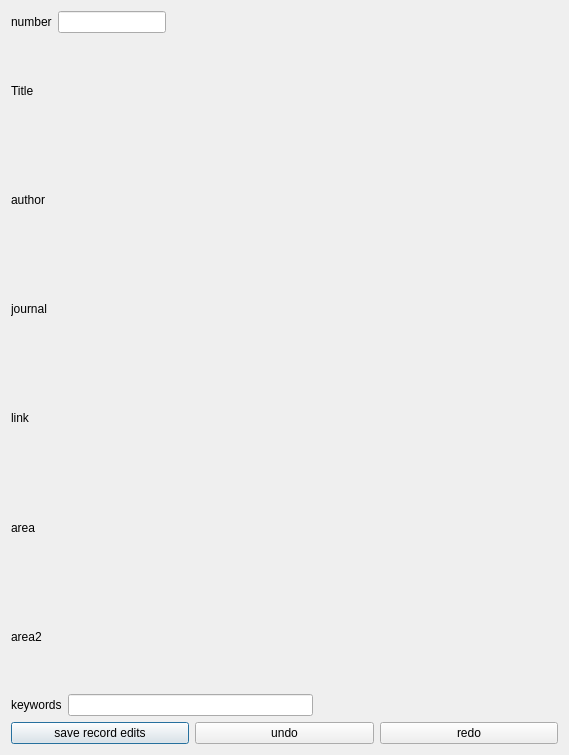
<?xml version="1.0" encoding="UTF-8"?>
<ui version="4.0">
 <class>Dialog</class>
 <widget class="QDialog" name="Dialog">
  <property name="geometry">
   <rect>
    <x>0</x>
    <y>0</y>
    <width>569</width>
    <height>755</height>
   </rect>
  </property>
  <property name="windowTitle">
   <string>Dialog</string>
  </property>
  <layout class="QVBoxLayout" name="verticalLayout">
   <item>
    <layout class="QHBoxLayout" name="horizontalLayout_8">
     <item>
      <widget class="QLabel" name="number_label">
       <property name="text">
        <string>number</string>
       </property>
      </widget>
     </item>
     <item>
      <widget class="QLineEdit" name="lineEdit">
       <property name="sizePolicy">
        <sizepolicy hsizetype="Minimum" vsizetype="Fixed">
         <horstretch>0</horstretch>
         <verstretch>0</verstretch>
        </sizepolicy>
       </property>
       <property name="acceptDrops">
        <bool>false</bool>
       </property>
      </widget>
     </item>
     <item>
      <spacer name="horizontalSpacer_8">
       <property name="orientation">
        <enum>Qt::Horizontal</enum>
       </property>
       <property name="sizeHint" stdset="0">
        <size>
         <width>40</width>
         <height>20</height>
        </size>
       </property>
      </spacer>
     </item>
    </layout>
   </item>
   <item>
    <layout class="QHBoxLayout" name="horizontalLayout_5">
     <item>
      <widget class="QLabel" name="title_label">
       <property name="text">
        <string>Title</string>
       </property>
      </widget>
     </item>
     <item>
      <spacer name="horizontalSpacer_7">
       <property name="orientation">
        <enum>Qt::Horizontal</enum>
       </property>
       <property name="sizeHint" stdset="0">
        <size>
         <width>40</width>
         <height>20</height>
        </size>
       </property>
      </spacer>
     </item>
    </layout>
   </item>
   <item>
    <layout class="QHBoxLayout" name="horizontalLayout_3">
     <item>
      <widget class="QLabel" name="author_label">
       <property name="text">
        <string>author</string>
       </property>
      </widget>
     </item>
     <item>
      <spacer name="horizontalSpacer_6">
       <property name="orientation">
        <enum>Qt::Horizontal</enum>
       </property>
       <property name="sizeHint" stdset="0">
        <size>
         <width>40</width>
         <height>20</height>
        </size>
       </property>
      </spacer>
     </item>
    </layout>
   </item>
   <item>
    <layout class="QHBoxLayout" name="horizontalLayout_4">
     <item>
      <widget class="QLabel" name="journal_label">
       <property name="text">
        <string>journal</string>
       </property>
      </widget>
     </item>
     <item>
      <spacer name="horizontalSpacer_5">
       <property name="orientation">
        <enum>Qt::Horizontal</enum>
       </property>
       <property name="sizeHint" stdset="0">
        <size>
         <width>40</width>
         <height>20</height>
        </size>
       </property>
      </spacer>
     </item>
    </layout>
   </item>
   <item>
    <layout class="QHBoxLayout" name="horizontalLayout_2">
     <item>
      <widget class="QLabel" name="link_label">
       <property name="text">
        <string>link</string>
       </property>
      </widget>
     </item>
     <item>
      <spacer name="horizontalSpacer_4">
       <property name="orientation">
        <enum>Qt::Horizontal</enum>
       </property>
       <property name="sizeHint" stdset="0">
        <size>
         <width>40</width>
         <height>20</height>
        </size>
       </property>
      </spacer>
     </item>
    </layout>
   </item>
   <item>
    <layout class="QHBoxLayout" name="horizontalLayout_6">
     <item>
      <widget class="QLabel" name="area_label">
       <property name="text">
        <string>area</string>
       </property>
      </widget>
     </item>
     <item>
      <spacer name="horizontalSpacer">
       <property name="orientation">
        <enum>Qt::Horizontal</enum>
       </property>
       <property name="sizeHint" stdset="0">
        <size>
         <width>40</width>
         <height>20</height>
        </size>
       </property>
      </spacer>
     </item>
    </layout>
   </item>
   <item>
    <layout class="QHBoxLayout" name="horizontalLayout_7">
     <item>
      <widget class="QLabel" name="area2_label">
       <property name="text">
        <string>area2</string>
       </property>
      </widget>
     </item>
     <item>
      <spacer name="horizontalSpacer_2">
       <property name="orientation">
        <enum>Qt::Horizontal</enum>
       </property>
       <property name="sizeHint" stdset="0">
        <size>
         <width>40</width>
         <height>20</height>
        </size>
       </property>
      </spacer>
     </item>
    </layout>
   </item>
   <item>
    <layout class="QHBoxLayout" name="horizontalLayout">
     <item>
      <widget class="QLabel" name="keywords_label">
       <property name="text">
        <string>keywords</string>
       </property>
      </widget>
     </item>
     <item>
      <widget class="QLineEdit" name="keywords"/>
     </item>
     <item>
      <spacer name="horizontalSpacer_3">
       <property name="orientation">
        <enum>Qt::Horizontal</enum>
       </property>
       <property name="sizeHint" stdset="0">
        <size>
         <width>40</width>
         <height>20</height>
        </size>
       </property>
      </spacer>
     </item>
    </layout>
   </item>
   <item>
    <layout class="QHBoxLayout" name="horizontalLayout_9">
     <item>
      <widget class="QPushButton" name="save_record_edits_Button">
       <property name="text">
        <string>save record edits</string>
       </property>
      </widget>
     </item>
     <item>
      <widget class="QPushButton" name="undo_Button">
       <property name="text">
        <string>undo</string>
       </property>
      </widget>
     </item>
     <item>
      <widget class="QPushButton" name="redo_Button">
       <property name="text">
        <string>redo</string>
       </property>
      </widget>
     </item>
    </layout>
   </item>
  </layout>
 </widget>
 <resources/>
 <connections/>
</ui>
